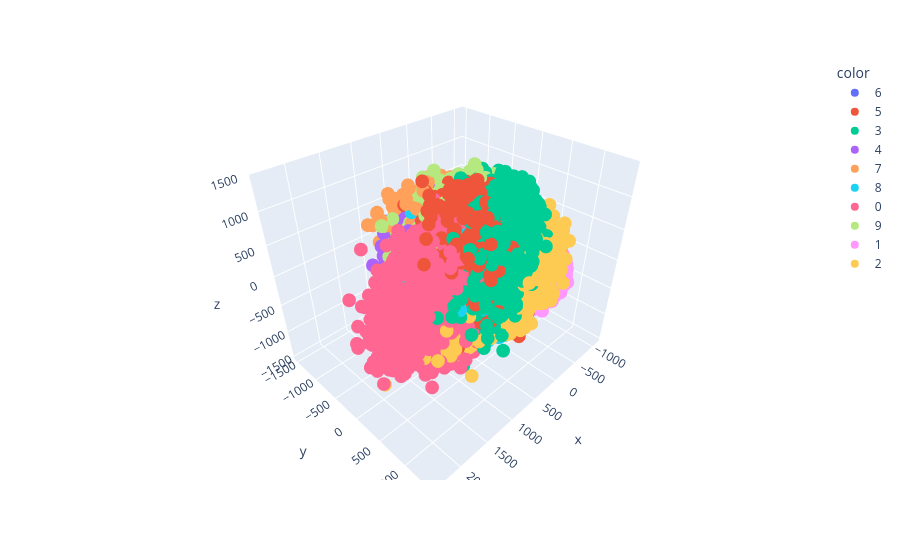

The cell this chart's notebook holds for it:
### Code cell
# transforming to 3D coordinates

pca = PCA(n_components=3)
x_train_trf = pca.fit_transform(x_train)
x_test_trf = pca.transform(x_test)

y_train_trf = y_train.astype(str)
fig = px.scatter_3d(x= x_train_trf[:,0], y= x_train_trf[:,1],z= x_train_trf[:,2],color= y_train_trf)
fig.show()

### Figure 1 — Plotly figure (JSON) as saved in the notebook; plotly's stock layout.template omitted (floating-point values rounded to 4 significant figures; data arrays with more than 128 entries replaced by an {"elided": "..."} marker saying what was removed)
{"data": [{"hovertemplate": "color=6<br>x=%{x}<br>y=%{y}<br>z=%{z}<extra></extra>", "legendgroup": "6", "marker": {"color": "#636efa", "symbol": "circle"}, "mode": "markers", "name": "6", "scene": "scene", "showlegend": true, "type": "scatter3d", "x": {"elided": "3352 float values"}, "y": {"elided": "3352 float values"}, "z": {"elided": "3352 float values"}}, {"hovertemplate": "color=5<br>x=%{x}<br>y=%{y}<br>z=%{z}<extra></extra>", "legendgroup": "5", "marker": {"color": "#EF553B", "symbol": "circle"}, "mode": "markers", "name": "5", "scene": "scene", "showlegend": true, "type": "scatter3d", "x": {"elided": "3093 float values"}, "y": {"elided": "3093 float values"}, "z": {"elided": "3093 float values"}}, {"hovertemplate": "color=3<br>x=%{x}<br>y=%{y}<br>z=%{z}<extra></extra>", "legendgroup": "3", "marker": {"color": "#00cc96", "symbol": "circle"}, "mode": "markers", "name": "3", "scene": "scene", "showlegend": true, "type": "scatter3d", "x": {"elided": "3414 float values"}, "y": {"elided": "3414 float values"}, "z": {"elided": "3414 float values"}}, {"hovertemplate": "color=4<br>x=%{x}<br>y=%{y}<br>z=%{z}<extra></extra>", "legendgroup": "4", "marker": {"color": "#ab63fa", "symbol": "circle"}, "mode": "markers", "name": "4", "scene": "scene", "showlegend": true, "type": "scatter3d", "x": {"elided": "3233 float values"}, "y": {"elided": "3233 float values"}, "z": {"elided": "3233 float values"}}, {"hovertemplate": "color=7<br>x=%{x}<br>y=%{y}<br>z=%{z}<extra></extra>", "legendgroup": "7", "marker": {"color": "#FFA15A", "symbol": "circle"}, "mode": "markers", "name": "7", "scene": "scene", "showlegend": true, "type": "scatter3d", "x": {"elided": "3508 float values"}, "y": {"elided": "3508 float values"}, "z": {"elided": "3508 float values"}}, {"hovertemplate": "color=8<br>x=%{x}<br>y=%{y}<br>z=%{z}<extra></extra>", "legendgroup": "8", "marker": {"color": "#19d3f3", "symbol": "circle"}, "mode": "markers", "name": "8", "scene": "scene", "showlegend": true, "type": "scatter3d", "x": {"elided": "3228 float values"}, "y": {"elided": "3228 float values"}, "z": {"elided": "3228 float values"}}, {"hovertemplate": "color=0<br>x=%{x}<br>y=%{y}<br>z=%{z}<extra></extra>", "legendgroup": "0", "marker": {"color": "#FF6692", "symbol": "circle"}, "mode": "markers", "name": "0", "scene": "scene", "showlegend": true, "type": "scatter3d", "x": {"elided": "3316 float values"}, "y": {"elided": "3316 float values"}, "z": {"elided": "3316 float values"}}, {"hovertemplate": "color=9<br>x=%{x}<br>y=%{y}<br>z=%{z}<extra></extra>", "legendgroup": "9", "marker": {"color": "#B6E880", "symbol": "circle"}, "mode": "markers", "name": "9", "scene": "scene", "showlegend": true, "type": "scatter3d", "x": {"elided": "3350 float values"}, "y": {"elided": "3350 float values"}, "z": {"elided": "3350 float values"}}, {"hovertemplate": "color=1<br>x=%{x}<br>y=%{y}<br>z=%{z}<extra></extra>", "legendgroup": "1", "marker": {"color": "#FF97FF", "symbol": "circle"}, "mode": "markers", "name": "1", "scene": "scene", "showlegend": true, "type": "scatter3d", "x": {"elided": "3775 float values"}, "y": {"elided": "3775 float values"}, "z": {"elided": "3775 float values"}}, {"hovertemplate": "color=2<br>x=%{x}<br>y=%{y}<br>z=%{z}<extra></extra>", "legendgroup": "2", "marker": {"color": "#FECB52", "symbol": "circle"}, "mode": "markers", "name": "2", "scene": "scene", "showlegend": true, "type": "scatter3d", "x": {"elided": "3331 float values"}, "y": {"elided": "3331 float values"}, "z": {"elided": "3331 float values"}}], "layout": {"legend": {"title": {"text": "color"}, "tracegroupgap": 0}, "margin": {"t": 60}, "scene": {"domain": {"x": [0, 1], "y": [0, 1]}, "xaxis": {"title": {"text": "x"}}, "yaxis": {"title": {"text": "y"}}, "zaxis": {"title": {"text": "z"}}}}}
